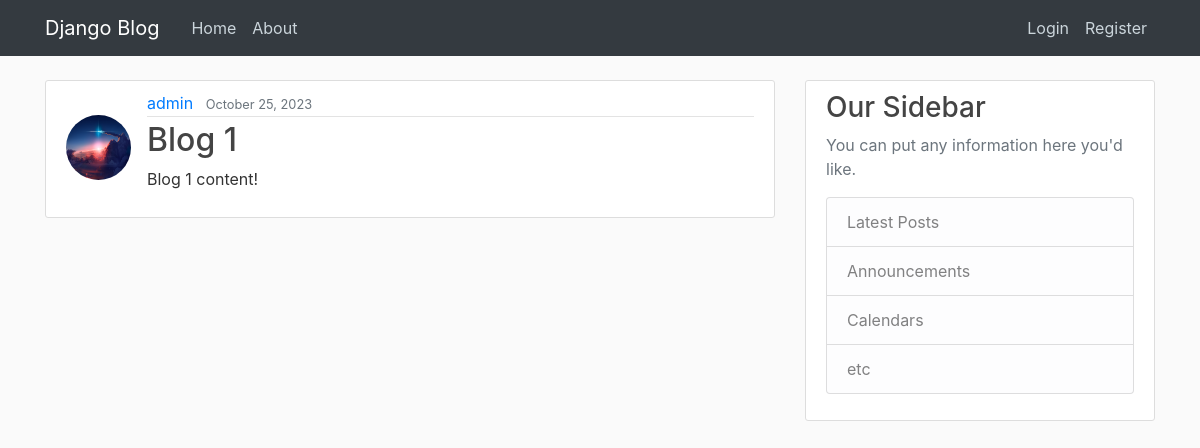
The app's page /post/1/ with its own data.
### blog_app/models.py (models this page shows, shortened)
class Post(models.Model):
    title=models.CharField(max_length=100)
    content=models.TextField()
    date_posted=models.DateTimeField(default=timezone.now)
    author=models.ForeignKey(User, on_delete=models.CASCADE)

### users/models.py (models this page shows, shortened)
class Profile(models.Model):
    user=models.OneToOneField(User, on_delete=models.CASCADE)
    image=models.ImageField(default='default.jpg', upload_to='profile_pics')

### blog_app/views.py (the view)
# urls.py: path('post/<int:pk>/', PostDetailView.as_view(), name='post-detail'),
class PostDetailView(DetailView):
    model= Post
    context_object_name= 'post'

### blog_app/templates/blog_app/post_detail.html
{% extends "base.html" %}
{% block content %}
        <article class="media content-section">
            <img class='rounded-circle article-img mt-4' src="{{post.author.profile.image.url}}" alt="">
            <div class="media-body">
                <div class="article-metadata">
                    <a class="mr-2" href="#">{{ post.author }}</a>
                    <small class="text-muted">{{ post.date_posted | date:"F d, Y" }}</small>
                </div>
            <h2  class="article-title">{{ post.title }}</h2>
            <p class="article-content">{{ post.content }}</p>
            </div>
        </article>
{% endblock content %}

### static/blog/main.css (style rules this page uses)
body { background: #fafafa; color: #333333; margin-top: 5rem; }
h1, h2, h3, h4, h5, h6 { color: #444444; }
.content-section { background: #ffffff; padding: 10px 20px; border: 1px solid #dddddd; border-radius: 3px; margin-bottom: 20px; }
.article-title { color: #444444; }
.article-content { white-space: pre-line; }
.article-img { height: 65px; width: 65px; margin-right: 16px; }
.article-metadata { padding-bottom: 1px; margin-bottom: 4px; border-bottom: 1px solid #e3e3e3 }

### records on screen
Post: author.profile.image (picture), author "admin", date_posted "October 25, 2023", title "Blog 1", content "Blog 1 content!"
